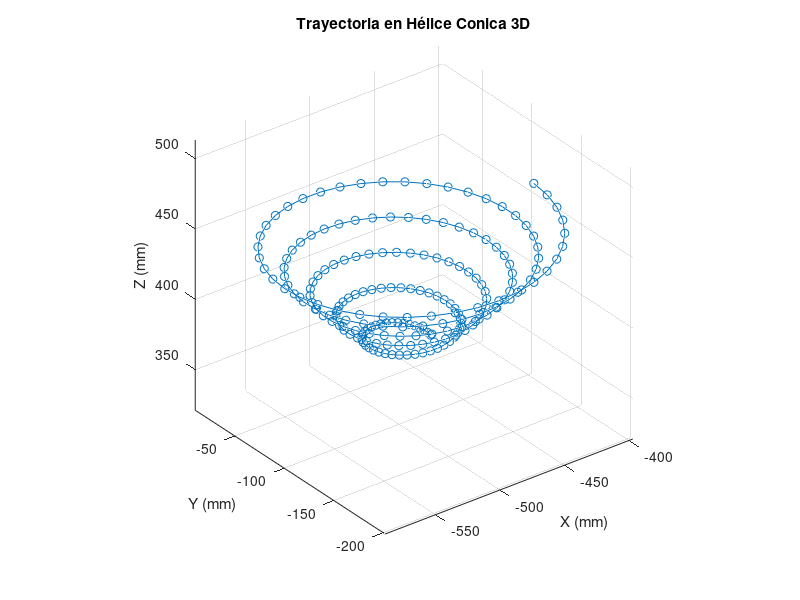

Source code (MATLAB):
% Parámetros de la espiral en 3D
radio_inicial = 20;          % Radio inicial de la espiral en mm
radio_final   = 100;         % Radio máximo de la espiral en mm
n_puntos    = 200;           % Número total de puntos en la espiral
centro      = [-497, -102, 377];  % Centro de la espiral (en mm)
vueltas     = 5;             % Número de vueltas de la espiral

% Parámetros de tiempo
Tfinal            = 4;       % Tiempo total de simulación (en segundos)
velocidad_definida = 80;     % Velocidad constante usada en la última columna
Tem               = Tfinal / n_puntos;   % Tiempo de muestreo
instante          = linspace(0, Tfinal, n_puntos)';  % Vector de tiempos

% Crear una lista de ángulos igualmente espaciados
angulos = linspace(0, vueltas * 2 * pi, n_puntos);

% Crear una matriz para almacenar las posiciones cartesianas deseadas
positions = zeros(n_puntos, 3);

% Calcular el radio de la espiral en cada punto
radios = linspace(radio_inicial, radio_final, n_puntos);

% Calcular las posiciones de la espiral en 3D
for i = 1:n_puntos
    x = centro(1) + radios(i) * cos(angulos(i));
    y = centro(2) + radios(i) * sin(angulos(i));
    z = centro(3) + (i / n_puntos) * (radio_final - radio_inicial);
    positions(i, :) = [x, y, z];
end

% Asignar posiciones calculadas a variables
cons1 = positions(:, 1);
cons2 = positions(:, 2);
cons3 = positions(:, 3);

% Definir rotaciones fijas
rotations = repmat([180, 0, 0], n_puntos, 1);
cons4 = rotations(:, 1);
cons5 = rotations(:, 2);
cons6 = rotations(:, 3);

% Guardar las posiciones y rotaciones en un archivo de texto
archivo_salida_txt = 'trayectoria_helice_Conica_3D.txt';
fileID = fopen(archivo_salida_txt, 'w');

% Escribir la palabra 'articular' en la primera fila del archivo
fprintf(fileID, 'articular\n');

% Escribir los datos de la trayectoria
for i = 1:n_puntos
    fprintf(fileID, '%.3f,%.3f,%.3f,%.2f,%.2f,%.2f,%d,%.3f\n', ...
        cons1(i), cons2(i), cons3(i), cons4(i), cons5(i), cons6(i), velocidad_definida, 0);
end
fclose(fileID);
disp(['Archivo guardado: ', archivo_salida_txt]);

% Graficar la trayectoria en 3D
figure;
plot3(cons1, cons2, cons3, 'o-');
xlabel('X (mm)');
ylabel('Y (mm)');
zlabel('Z (mm)');
title('Trayectoria en Hélice Conica 3D');
grid on;
axis equal;

disp('Trayectoria en espiral generada y guardada correctamente.');
